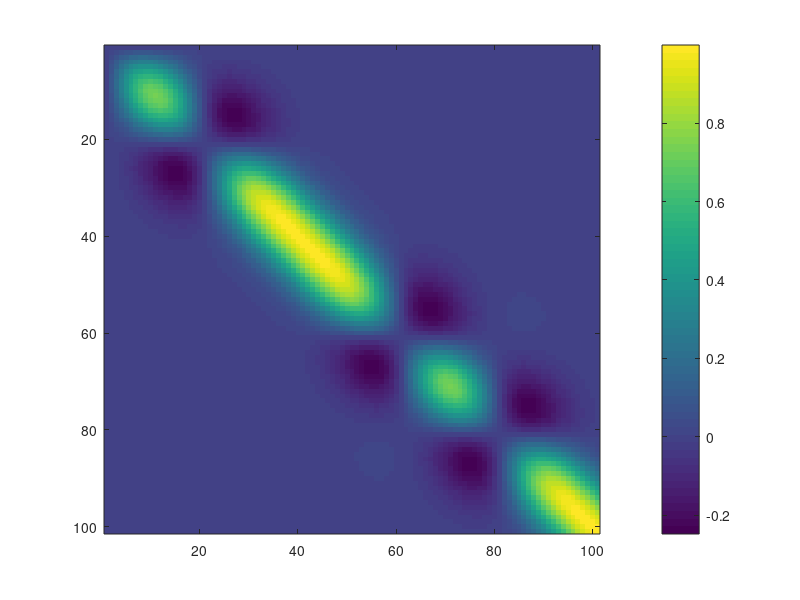
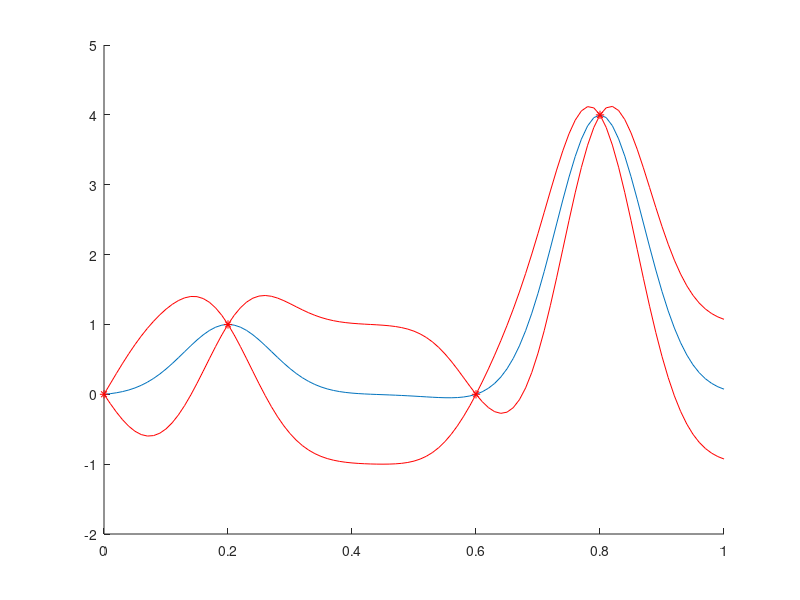
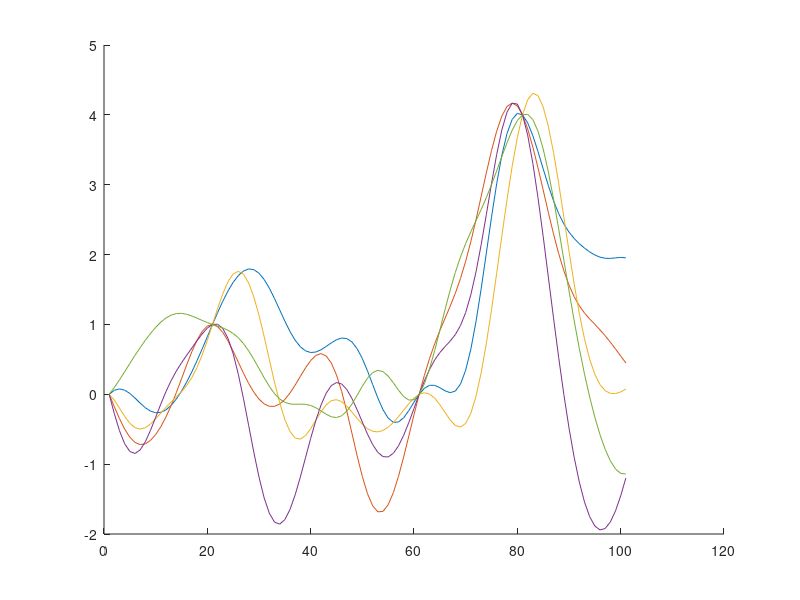

These figures' MATLAB source, in order:
%% Learning GP
% GP regression
close all; clear all; clc;

l = 0.1;
kernel = @(x,y) exp(-(x-y)*(x-y)'/(l*l));

%% Let be X the finite set of variables that we want to sample.
X = 0:0.01:1;

% Assuming 0 mean. Compute the covariance assuming exponential kernel
n = length(X);

K = [];
for i=1:n
    for j =1:n
        K(i,j) = kernel(X(i),X(j));
    end
end

fs = [0, 1, 0, 4];
Xs = [0, 0.2, 0.6, 0.8];

% fs = [0, 1, 0, 4, 2];
% Xs = [0, 0.2, 0.6, 0.8, 0.5];


Kss = [];
for i=1:length(fs)
    for j =1:length(fs)
        Kss(i,j) = kernel(Xs(i),Xs(j));
    end
end

Ks = [];
for i=1:length(fs)
    for j =1:n
        Ks(i,j) = kernel(Xs(i),X(j));
    end
end

nus = 0 + Ks'*inv(Kss)*(fs');
sig = K - Ks'*inv(Kss)*Ks;

figure(1);
imagesc(sig);
colorbar;

figure(2);
hold on;
plot(X, nus);
plot(Xs,fs, 'r*');

d = diag(sig);
plot(X, nus+sqrt(d), 'r');
plot(X, nus-sqrt(d), 'r');

figure(3);
hold on;
for i=1:5
    u = randn(n,1);
    % L  = chol(K); not very stable numerically 
    [A S D] = svd(sig);
    L = A*sqrt(S);
    F = L*u;
    plot(nus + F);
end